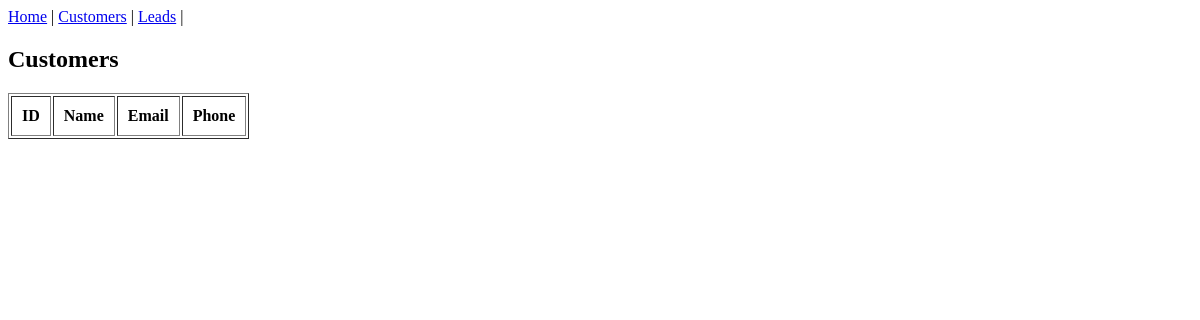
/customers/, run on an earlier commit of the app's database.
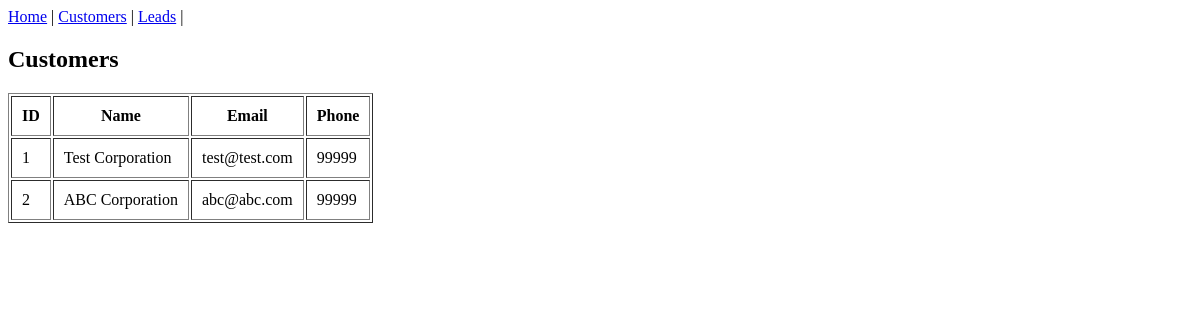
And on a later commit of the database.
### mycrm/models.py (models this page shows, shortened)
class Customer(models.Model):
    name = models.CharField(max_length=100)
    email = models.EmailField(blank=True)
    phone = models.CharField(max_length=20, blank=True)

### mycrm/views.py (the view)
# urls.py: path('customers/', customers, name='customers'),
def customers(request):
    customers = Customer.objects.all()
    return render(
        request,
        'mycrm/customers.html',
        {
            'customers': customers
        }
    )

### mycrm/templates/mycrm/customers.html
{% extends 'mycrm/base.html' %}
{% block content %}
<h2>Customers</h2>
<table border="1" cellpadding="10">
    <tr>
        <th>ID</th>
        <th>Name</th>
        <th>Email</th>
        <th>Phone</th>
    </tr>
    {% for customer in customers %}
    <tr>
        <td>{{ customer.id }}</td>
        <td>{{ customer.name }}</td>
        <td>{{ customer.email }}</td>
        <td>{{ customer.phone }}</td>
    </tr>
    {% endfor %}
</table>
{% endblock %}

What changed in the data, as far as the page shows it:
added Customer: id "1", name "Test Corporation", email "test@test.com", phone "99999"
added Customer: id "2", name "ABC Corporation", email "abc@abc.com", phone "99999"
